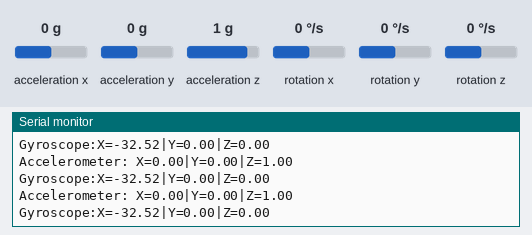
Recording of a sketch running on a simulated Arduino Uno, built with avr-gcc and run on an emulated ATmega328P. Shown: the last lines printed to the serial monitor. Wiring (inferred from the names in the program): MPU-6050 motion sensor at I2C address 0x68. Inputs (shaded band) come from the test bench; at power-on: acceleration x 0 g, acceleration y 0 g, acceleration z 1 g, rotation x 0 °/s, rotation y 0 °/s, rotation z 0 °/s. WiFi joins after 1.5 s; servers stay silent unless stated; no MQTT or app messages arrive unless stated.

Above: at 2.7 s.
2.8 s: acceleration x set to -0.8 g
At 2.92 s:
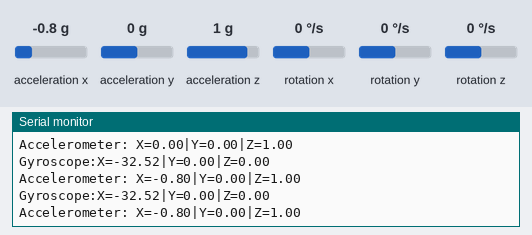
5.8 s: acceleration y set to 0.8 g
At 5.93 s:
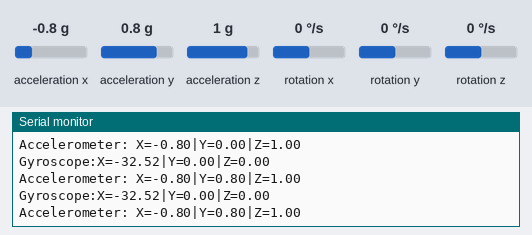
8.8 s: acceleration z set to -1.4 g
At 8.9 s:
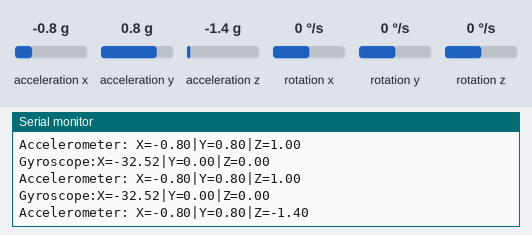
11.8 s: rotation x set to -192 °/s
At 12.0 s:
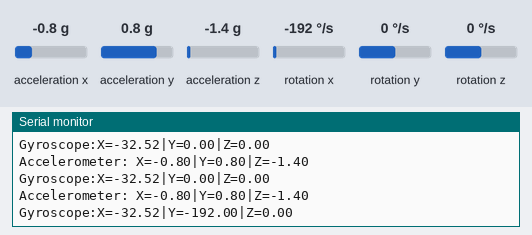

Measured:
- after the input at 2.8 s, the serial monitor: prints a new line at once (image 1)
- after the input at 5.8 s, the serial monitor: prints a new line at once (image 2)
- after the input at 8.8 s, the serial monitor: prints a new line after 0.09 s (image 3)
- after the input at 11.8 s, the serial monitor: prints a new line after 0.14 s (image 4)

The sketch:

sketch.ino
```cpp
#include <Wire.h>
#include <SPI.h>
#include <Ethernet.h>
#include <PubSubClient.h>
#include <string.h>
#include <stdio.h>

const int MPU = 0x68;  // I2C address of the MPU-6050
int16_t AcX, AcY, AcZ, GyX, GyY, GyZ;
float gForceX, gForceY, gForceZ, rotX, rotY, rotZ;

// Update these with values suitable for your network.
byte mac[]= {  0xDE, 0xED, 0xBA, 0xFE, 0xFE, 0xED };

IPAddress ip;
EthernetClient ethClient;
PubSubClient mqttClient(ethClient);

IPAddress server(192, 168, 1, 100);
//const char* server = "iot.eclipse.org";

void dataReceiver(){
  Wire.beginTransmission(MPU);
  Wire.write(0x3B);  // starting with register 0x3B (ACCEL_XOUT_H)
  Wire.endTransmission(false);
  Wire.requestFrom(MPU,14,true);  // request a total of 14 registers
  AcX = Wire.read()<<8|Wire.read();  // 0x3B (ACCEL_XOUT_H) & 0x3C (ACCEL_XOUT_L)
  AcY = Wire.read()<<8|Wire.read();  // 0x3D (ACCEL_YOUT_H) & 0x3E (ACCEL_YOUT_L)
  AcZ = Wire.read()<<8|Wire.read();  // 0x3F (ACCEL_ZOUT_H) & 0x40 (ACCEL_ZOUT_L)
  GyX = Wire.read()<<8|Wire.read();  // 0x43 (GYRO_XOUT_H) & 0x44 (GYRO_XOUT_L)
  GyY = Wire.read()<<8|Wire.read();  // 0x45 (GYRO_YOUT_H) & 0x46 (GYRO_YOUT_L)
  GyZ = Wire.read()<<8|Wire.read();  // 0x47 (GYRO_ZOUT_H) & 0x48 (GYRO_ZOUT_L)
	processData();
}

void processData(){
  gForceX = AcX / 16384.0;
  gForceY = AcY / 16384.0;
  gForceZ = AcZ / 16384.0;

  rotX = GyX / 131.0;
  rotY = GyY / 131.0;
  rotZ = GyZ / 131.0;
}

void debugFunction(int16_t AcX, int16_t AcY, int16_t AcZ, int16_t GyX, int16_t GyY, int16_t GyZ){
  Serial.print("Accelerometer: ");
  Serial.print("X="); Serial.print(gForceX);
  Serial.print("|Y="); Serial.print(gForceY);
  Serial.print("|Z="); Serial.println(gForceZ);
  Serial.print("Gyroscope:");
  Serial.print("X="); Serial.print(rotX);
  Serial.print("|Y="); Serial.print(rotY);
  Serial.print("|Z="); Serial.println(rotZ);
}

void reconnect() {
  // Loop until we're reconnected
  while (!mqttClient.connected()) {
    Serial.print("Attempting MQTT connection...");
    // Attempt to connect
    if (mqttClient.connect("arduinoClient")){
      Serial.println("connected");
    }
    else {
      Serial.print("failed, rc=");
      Serial.print(mqttClient.state());
      Serial.println(" try again in 5 seconds");
//      Wait 5 seconds before retrying
      delay(1000);
    }
  }
}

void setup(){
  Serial.begin(9600);

  Wire.begin();
  Wire.beginTransmission(MPU);
  Wire.write(0x6B);  // PWR_MGMT_1 register
  Wire.write(0);     // set to zero (wakes up the MPU-6050)
  Wire.endTransmission(true);

  mqttClient.setServer(server, 1883);

  Ethernet.begin(mac);
  ip = Ethernet.localIP();

  Serial.println(ip);
  Serial.println(server);
  //delay(1500);
}

char* init(float val){

  char buff[100];

  for (int i = 0; i < 100; i++) {
      dtostrf(val, 4, 2, buff);  //4 is mininum width, 6 is precision
  }
   return buff;

}

void dataAccProducer(){

  char concatenazione[100]= "X=";
  strcat(concatenazione,init(gForceX));
  strcat(concatenazione,";Y=");
  strcat(concatenazione,init(gForceY));
  strcat(concatenazione,";Z=");
  strcat(concatenazione,init(gForceZ));

  mqttClient.publish("Acc", concatenazione);
}


void dataGyProducer(){

  char concatenazione[100]= "X=";
  strcat(concatenazione,init(rotX));
  strcat(concatenazione,";Y=");
  strcat(concatenazione,init(rotY));
  strcat(concatenazione,";Z=");
  strcat(concatenazione,init(rotZ));

  mqttClient.publish("Gy",concatenazione);
}

void loop(){
  dataReceiver();
  debugFunction(AcX,AcY,AcZ,GyX,GyY,GyZ);

  if (!mqttClient.connected()) {
    reconnect();
  }

  mqttClient.loop();

  dataAccProducer();
  dataGyProducer();

  delay(50);
}
```
